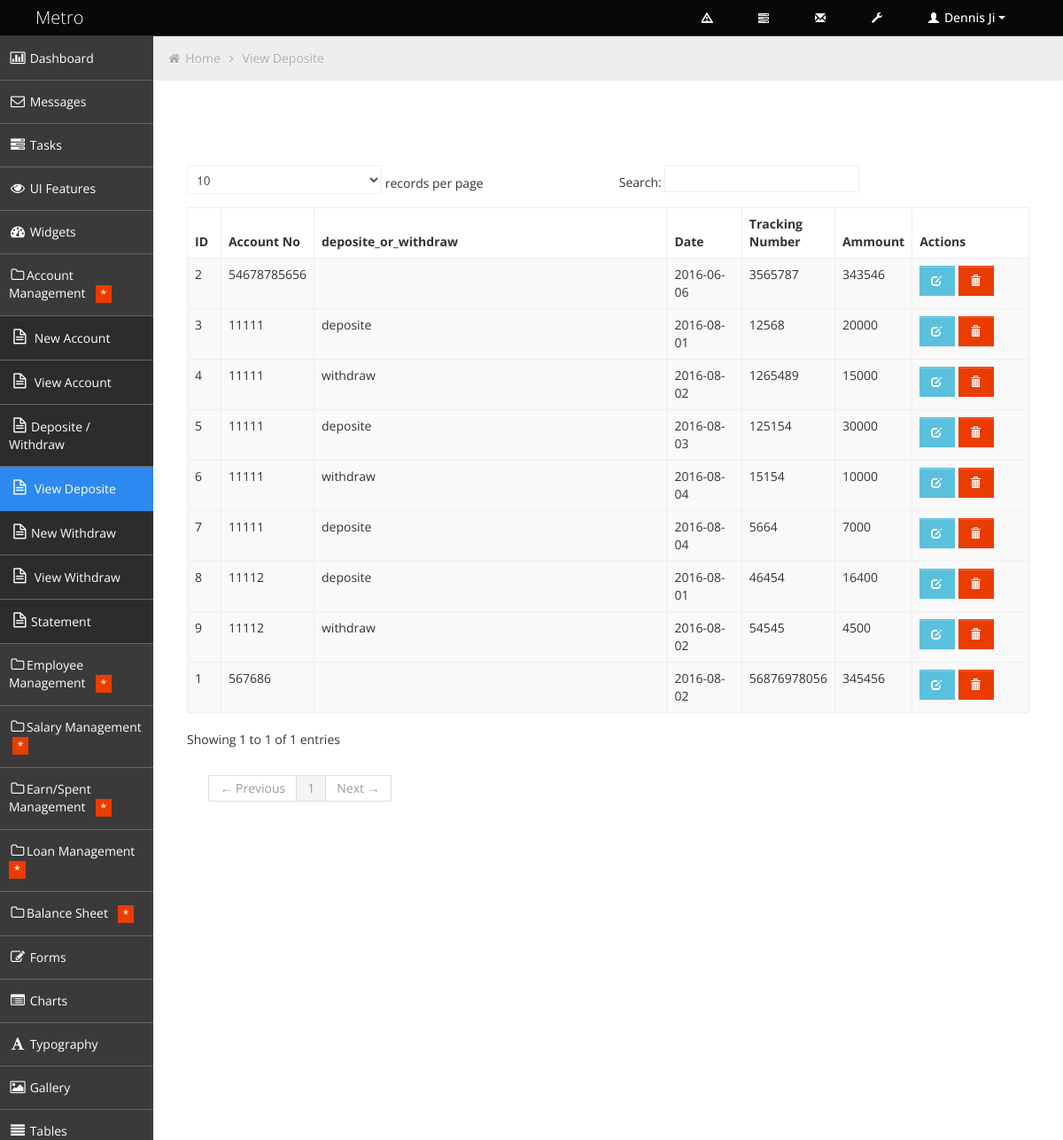
/management/view_deposite.php, run on the app's committed database.
### tables this page shows
CREATE TABLE `deposite_withdraw` (
  `id` int(11) NOT NULL,
  `account_no` varchar(100) NOT NULL,
  `deposite_or_withdraw` varchar(12) NOT NULL,
  `date` date NOT NULL,
  `tracking_no` varchar(100) NOT NULL,
  `ammount` varchar(100) NOT NULL
);

### management/view_deposite.php (the view, shortened to what this page needs)
<!DOCTYPE html>
<html lang="en">
<head>
	<link id="bootstrap-style" href="css/bootstrap.min.css" rel="stylesheet">
	<link href="css/bootstrap-responsive.min.css" rel="stylesheet">
	<link id="base-style" href="css/style.css" rel="stylesheet">
	<link id="base-style-responsive" href="css/style-responsive.css" rel="stylesheet">
</head>
<body>
	<div class="navbar">
		<div class="navbar-inner">
			<div class="container-fluid">
				<a class="brand" href="index.html"><span>Metro</span></a>
				<div class="nav-no-collapse header-nav">
					<ul class="nav pull-right">
						<li class="dropdown hidden-phone">
							<a class="btn dropdown-toggle" data-toggle="dropdown" href="#">
							</a>
						</li>
						<li class="dropdown hidden-phone">
							<a class="btn dropdown-toggle" data-toggle="dropdown" href="#">
							</a>
						</li>
						<li class="dropdown hidden-phone">
							<a class="btn dropdown-toggle" data-toggle="dropdown" href="#">
								<i class="halflings-icon white envelope"></i>
							</a>
						</li>
						<li>
							<a class="btn" href="#">
								<i class="halflings-icon white wrench"></i>
							</a>
						</li>
						<li class="dropdown">
							<a class="btn dropdown-toggle" data-toggle="dropdown" href="#">
								<i class="halflings-icon white user"></i> Dennis Ji
								<span class="caret"></span>
							</a>
						</li>
					</ul>
				</div>
			</div>
		</div>
	</div>
		<div class="container-fluid-full">
		<div class="row-fluid">
			<div id="sidebar-left" class="span2">
				<div class="nav-collapse sidebar-nav">
					<ul class="nav nav-tabs nav-stacked main-menu">
						<li><a href="index.html"><i class="icon-bar-chart"></i><span class="hidden-tablet"> Dashboard</span></a></li>
						<li><a href="messages.html"><i class="icon-envelope"></i><span class="hidden-tablet"> Messages</span></a></li>
						<li><a href="tasks.html"><i class="icon-tasks"></i><span class="hidden-tablet"> Tasks</span></a></li>
						<li><a href="ui.html"><i class="icon-eye-open"></i><span class="hidden-tablet"> UI Features</span></a></li>
						<li><a href="widgets.html"><i class="icon-dashboard"></i><span class="hidden-tablet"> Widgets</span></a></li>
						<li>
							<?php include('account_management.php');?>
						</li>
                        <li>
							<?php include('employee_management.php');?>
						</li>
                        <li>
							<?php include('salary_management.php');?>
						</li>
                        <li>
							<?php include('earn_spent_management.php');?>
						</li>
                        <li>
							<?php include('loan_management.php');?>
						</li>
                        <li>
							<?php include('balance_sheet_management.php');?>
						</li>
						<li><a href="form.html"><i class="icon-edit"></i><span class="hidden-tablet"> Forms</span></a></li>
						<li><a href="chart.html"><i class="icon-list-alt"></i><span class="hidden-tablet"> Charts</span></a></li>
						<li><a href="typography.html"><i class="icon-font"></i><span class="hidden-tablet"> Typography</span></a></li>
						<li><a href="gallery.html"><i class="icon-picture"></i><span class="hidden-tablet"> Gallery</span></a></li>
						<li><a href="table.html"><i class="icon-align-justify"></i><span class="hidden-tablet"> Tables</span></a></li>
					</ul>
				</div>
			</div>
            <div id="content" class="span10">
			<ul class="breadcrumb">
				<li>
					<i class="icon-home"></i>
					<a href="index.php">Home</a>
					<i class="icon-angle-right"></i>
				</li>
				<li><a href="#">View Deposite</a></li>
			</ul>
	<?php
require('db_config.php');
 $sql =	"SELECT * FROM deposite_withdraw";
 $result = mysqli_query($mysqli,$sql);
 ?>
 <div class="row-fluid sortable">
				<div class="box span12">
					<div class="box-header" data-original-title>
						<h2><i class="halflings-icon user"></i><span class="break"></span>Members</h2>
						<div class="box-icon">
							<a href="#" class="btn-setting"><i class="halflings-icon wrench"></i></a>
							<a href="#" class="btn-minimize"><i class="halflings-icon chevron-up"></i></a>
							<a href="#" class="btn-close"><i class="halflings-icon remove"></i></a>
						</div>
					</div></div>
 <div class="box-content">
						<table class="table table-striped table-bordered bootstrap-datatable datatable">
                        <thead><tr><th width="4%">ID</th><th width="7%">Account No</th><th>deposite_or_withdraw</th><th width="9%">Date</th><th width="9%">Tracking Number </th><th width="9%">Ammount</th>
 <th width="14%">Actions</th></tr></thead>
 <?php
 while($data = mysqli_fetch_array($result)){
 ?>
	<tbody>
	 <tr>
     <td><?php echo $data['id']?></td>
     <td><?php echo $data['account_no']?></td>
      <td><?php echo $data['deposite_or_withdraw']?></td>
	  <td><?php echo $data['date']?></td>
	   <td><?php echo $data['tracking_no']?></td>
	    <td><?php echo $data['ammount']?></td>
	<td class="center">
	<a class="btn btn-info" href="edit_deposite.php?id=<?php echo $data['id'] ?>">
		<i class="halflings-icon white edit"></i></a>
	<a class="btn btn-danger" href="delete_deposite.php?id=<?php echo $data['id'] ?>">
		<i class="halflings-icon white trash"></i></a>
								</td>
				</tbody>
                 <?php } ?>
				 </table>
	 </div>
			</div>
	</div>
		</div>
        </div>
</body>
</html>

### management/account_management.php (shortened to what this page needs)
<a class="dropmenu" href="#"><i class="icon-folder-close-alt"></i><span class="hidden-tablet">Account Management</span>&nbsp; &nbsp;<span class="label label-important"> * </span></a>
							<ul>
								<li><a class="submenu" href="new_account.php"><i class="icon-file-alt"></i><span class="hidden-tablet"> New Account</span></a></li>
								<li><a class="submenu" href="view_account.php"><i class="icon-file-alt"></i><span class="hidden-tablet"> View Account</span></a></li>
							<li><a class="submenu" href="new_deposite.php"><i class="icon-file-alt"></i><span class="hidden-tablet">Deposite / Withdraw</span></a></li>
                                 <li><a class="submenu" href="view_deposite.php"><i class="icon-file-alt"></i><span class="hidden-tablet"> View Deposite</span></a></li>
                                 <li><a class="submenu" data-toggle = "modal" data-target = "#newWithdraw"><i class="icon-file-alt"></i><span class="hidden-tablet">New Withdraw</span></a></li>
                                 <li><a class="submenu" href="view_withdraw.php"><i class="icon-file-alt"></i><span class="hidden-tablet"> View Withdraw</span></a></li>
                            <li><a class="submenu" href="account_statement.php"><i class="icon-file-alt"></i><span class="hidden-tablet">Statement</span></a></li>
							</ul>

### management/employee_management.php (shortened to what this page needs)
<a class="dropmenu" href="#"><i class="icon-folder-close-alt"></i><span class="hidden-tablet">Employee Management</span>&nbsp; &nbsp;<span class="label label-important"> * </span></a>

### management/salary_management.php (shortened to what this page needs)
<a class="dropmenu" href="#"><i class="icon-folder-close-alt"></i><span class="hidden-tablet">Salary Management</span>&nbsp; &nbsp;<span class="label label-important"> * </span></a>

### management/earn_spent_management.php (shortened to what this page needs)
<a class="dropmenu" href="#"><i class="icon-folder-close-alt"></i><span class="hidden-tablet">Earn/Spent Management</span>&nbsp; &nbsp;<span class="label label-important"> * </span></a>

### management/loan_management.php (shortened to what this page needs)
<a class="dropmenu" href="#"><i class="icon-folder-close-alt"></i><span class="hidden-tablet">Loan Management</span>&nbsp; &nbsp;<span class="label label-important"> * </span></a>

### management/balance_sheet_management.php (shortened to what this page needs)
<a class="dropmenu" href="#"><i class="icon-folder-close-alt"></i><span class="hidden-tablet">Balance Sheet</span>&nbsp; &nbsp;<span class="label label-important"> * </span></a>

### management/css/style-responsive.css (style rules this page uses)
@media (min-width: 1200px) { .container-fluid-full { overflow: hidden; position: relative; height: 100%; } }
@media (min-width: 1200px) { #content { width: 85.578%; padding: 28px; margin: 0px 0px; margin-left: 14.422% !important; } }
@media (min-width: 1200px) { #sidebar-left { background: #3A3A3A; margin-left: 0px !important; position: absolute; height: 100%; } }
@media (min-width: 1200px) { .sidebar-nav > ul { margin: 0px; } }

### management/css/halflings.css (style rules this page uses)
html, html .halflings { -webkit-font-smoothing: antialiased !important; }
.halflings-icon { display: inline-block; width: 14px; height: 14px; line-height: 14px; vertical-align: text-top; background-image: url(../img/glyphicons_halflings.svg); background-position: 0 0; background-repeat: no-repeat; vertical-align: top; *display: inline; *zoom: 1; *margin-right: .3em; }
.halflings-icon.white { background-image: url(../img/glyphicons_halflings-white.svg); }
.halflings-icon.envelope { background-position: -72px 0; }
.halflings-icon.user { background-position: -168px 0; }
.halflings-icon.trash { background-position: -456px 0; }
.halflings-icon.edit { background-position: -96px -72px; }
.halflings-icon.wrench { background-position: -360px -144px; }

### data on the page
deposite_withdraw: id "1", account_no "567686", date "2016-08-02", tracking_no "56876978056", ammount "345456"
deposite_withdraw: id "2", account_no "54678785656", date "2016-06-06", tracking_no "3565787", ammount "343546"
deposite_withdraw: id "3", account_no "11111", deposite_or_withdraw "deposite", date "2016-08-01", tracking_no "12568", ammount "20000"
deposite_withdraw: id "4", account_no "11111", deposite_or_withdraw "withdraw", date "2016-08-02", tracking_no "1265489", ammount "15000"
deposite_withdraw: id "5", account_no "11111", deposite_or_withdraw "deposite", date "2016-08-03", tracking_no "125154", ammount "30000"
deposite_withdraw: id "6", account_no "11111", deposite_or_withdraw "withdraw", date "2016-08-04", tracking_no "15154", ammount "10000"
deposite_withdraw: id "7", account_no "11111", deposite_or_withdraw "deposite", date "2016-08-04", tracking_no "5664", ammount "7000"
deposite_withdraw: id "8", account_no "11112", deposite_or_withdraw "deposite", date "2016-08-01", tracking_no "46454", ammount "16400"
deposite_withdraw: id "9", account_no "11112", deposite_or_withdraw "withdraw", date "2016-08-02", tracking_no "54545", ammount "4500"
